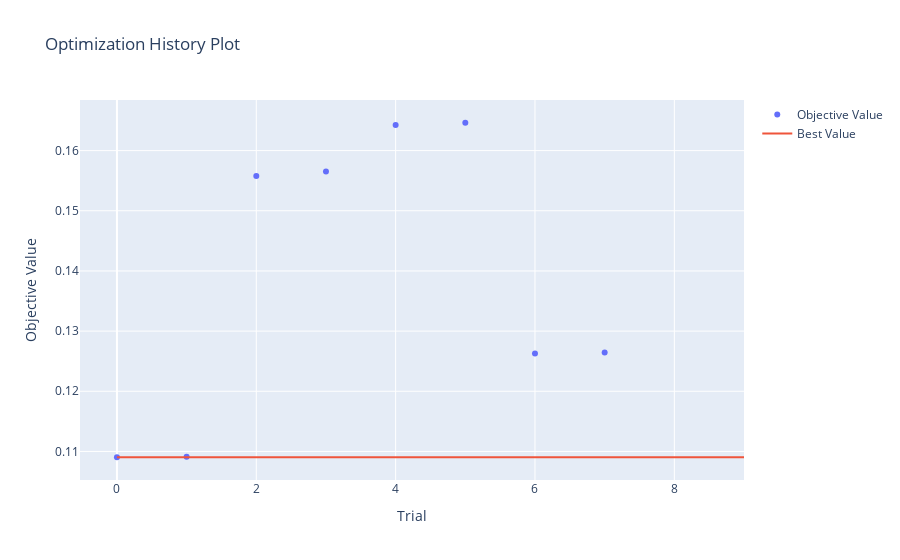

The code cell stored with this chart in its notebook:
### Code cell
fig = plot_optimization_history(study)
fig.show()

### Figure 1 — Plotly figure (JSON) as saved in the notebook; plotly's stock layout.template omitted (floating-point values rounded to 4 significant figures)
{"data": [{"mode": "markers", "name": "Objective Value", "type": "scatter", "x": [0, 1, 2, 3, 4, 5, 6, 7], "y": [0.109, 0.1091, 0.1558, 0.1565, 0.1643, 0.1646, 0.1263, 0.1264]}, {"mode": "lines", "name": "Best Value", "type": "scatter", "x": [0, 1, 2, 3, 4, 5, 6, 7, 8, 9], "y": [0.109, 0.109, 0.109, 0.109, 0.109, 0.109, 0.109, 0.109, 0.109, 0.109]}, {"marker": {"color": "#cccccc"}, "mode": "markers", "name": "Infeasible Trial", "showlegend": false, "type": "scatter", "x": [], "y": []}], "layout": {"title": {"text": "Optimization History Plot"}, "xaxis": {"title": {"text": "Trial"}}, "yaxis": {"title": {"text": "Objective Value"}}}}
